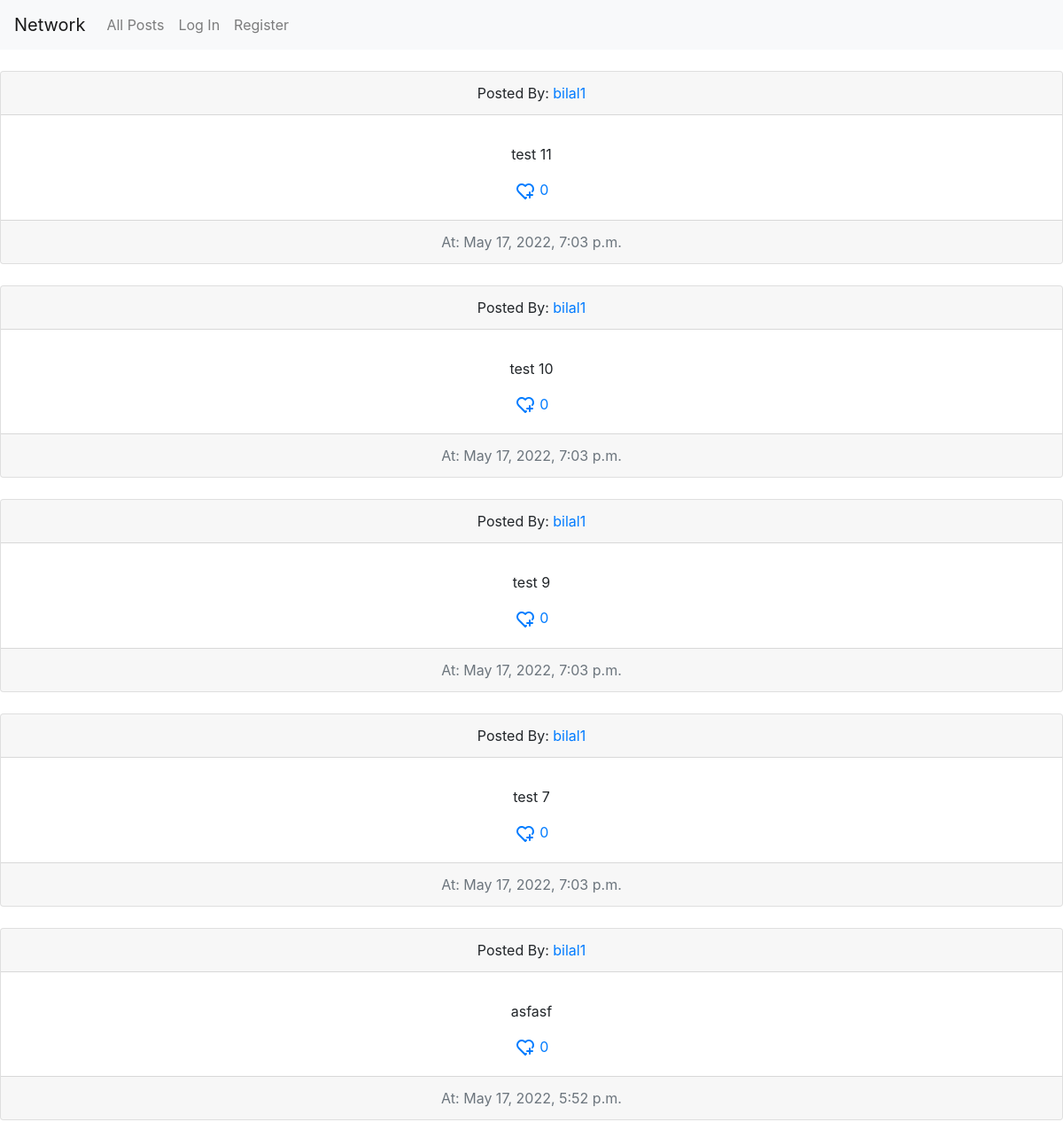
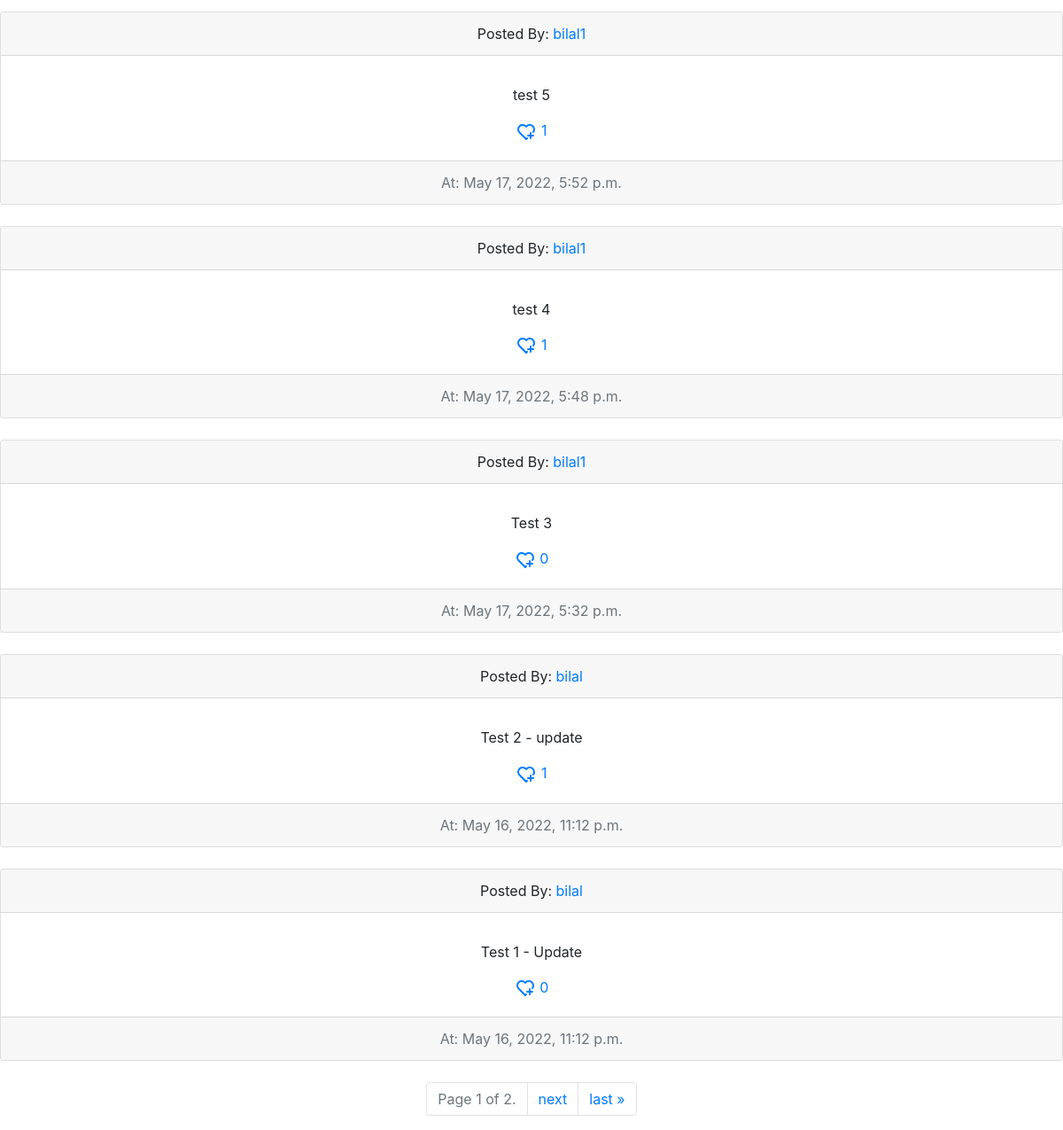
The page / on the database its author committed (2 pictures, top to bottom).
### network/models.py (models this page shows, shortened)
class Post(models.Model):
    user = models.ForeignKey(User, on_delete=models.CASCADE)
    content = models.TextField()
    time_created = models.DateTimeField(default=datetime.now())
    likes_counter = models.IntegerField(default=0)

class User(AbstractUser):
    pass

### network/views.py (the view)
# urls.py: path("", views.list_post, name="index"),
def list_post(request):
    form = PostForm()
    all_post = Post.objects.all()
    paginator = Paginator(all_post, 10)
    user = request.user
    page_number = request.GET.get('page')
    page_obj = paginator.get_page(page_number)
    return render(request, "network/list_post.html", context={
        "all_post": all_post,
        'page_obj': page_obj,
        'user': user,
        'form': form,
    })

### network/templates/network/list_post.html (shortened to what this page needs)
{% extends "network/layout.html" %}
{% block body %}
{% for contact in page_obj reversed %}
<br>
    <div class="card text-center">
        <div class="card-header">
           Posted By:
            <a href=" {% url 'fetch-profile' contact.user.id %}">
                {{contact.user}}
            </a>
        </div>
        <div class="card-body">
            <div id="container_{{contact.id}}">
            <p class="card-text" id="edit_link_{{contact.id}}_p">{{ contact.content }}</p>
                </div>
            <a href="" style="text-decoration: none" id="like_link_{{contact.id}}">
                <span id="like_icon{{contact.id}}">
                </span>
                <span id="span_like_counter_{{contact.id}}">
                    {{contact.likes_counter}}
                </span>
            </a>
        </div>
        <div class="card-footer text-muted" >
            At: {{ contact.time_created }}
        </div>
    </div>
{% endfor %}
<br>
<nav aria-label="Page navigation example">
    <ul class="pagination justify-content-center">
                    <li class="page-item disabled">
                        <a class="page-link" href="#">Page {{ page_obj.number }} of {{ page_obj.paginator.num_pages }}.</a>
                    </li>
                {% if page_obj.has_next %}
                     <li class="page-item">
                        <a href="?page={{ page_obj.next_page_number }}" class="page-link">next</a>
                     </li>
                     <li class="page-item">
                        <a href="?page={{ page_obj.paginator.num_pages }}" class="page-link">last &raquo;</a>
                     </li>
                {% endif %}
    </ul>
</nav>
{% endblock %}

### rows shown on the page
Post: user "bilal1", content "test 11", likes_counter "0", time_created "May 17, 2022, 7:03 p.m."
Post: user "bilal1", content "test 10", likes_counter "0", time_created "May 17, 2022, 7:03 p.m."
Post: user "bilal1", content "test 9", likes_counter "0", time_created "May 17, 2022, 7:03 p.m."
Post: user "bilal1", content "test 7", likes_counter "0", time_created "May 17, 2022, 7:03 p.m."
Post: user "bilal1", content "asfasf", likes_counter "0", time_created "May 17, 2022, 5:52 p.m."
Post: user "bilal1", content "test 5", likes_counter "1", time_created "May 17, 2022, 5:52 p.m."
Post: user "bilal1", content "test 4", likes_counter "1", time_created "May 17, 2022, 5:48 p.m."
Post: user "bilal1", content "Test 3", likes_counter "0", time_created "May 17, 2022, 5:32 p.m."
Post: user "bilal", content "Test 2 - update", likes_counter "1", time_created "May 16, 2022, 11:12 p.m."
Post: user "bilal", content "Test 1 - Update", likes_counter "0", time_created "May 16, 2022, 11:12 p.m."

### other values the page prints
{{ page_obj.number }} "1"
{{ page_obj.paginator.num_pages }} "2"
